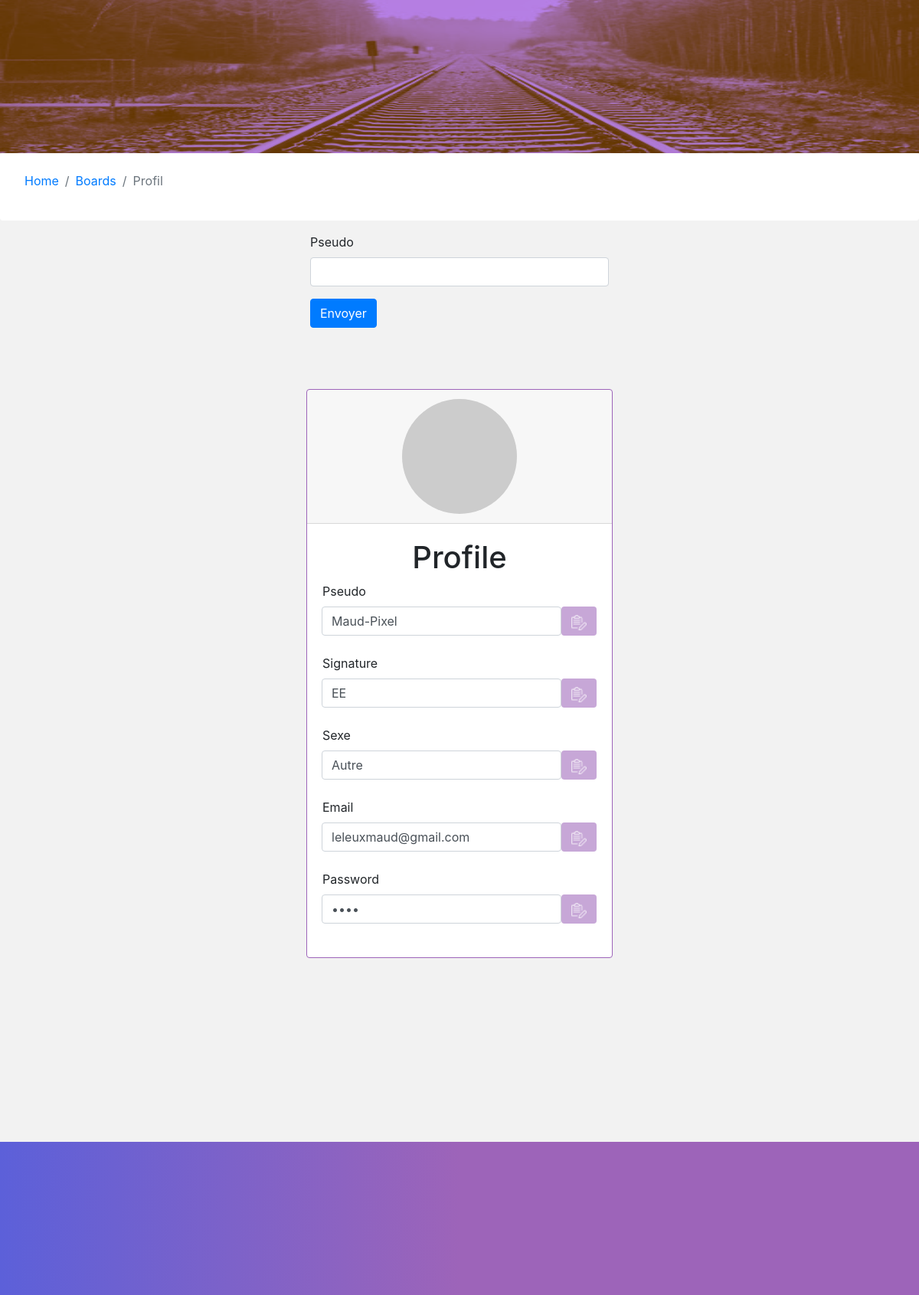
The app's page /View/profil.php?nickname=Maud-Pixel with its own data.
### tables this page shows
CREATE TABLE `users` (
  `id` int(11) NOT NULL,
  `nickname` varchar(50) NOT NULL,
  `signature` varchar(50) DEFAULT NULL,
  `gender` varchar(20) NOT NULL,
  `gravatar` tinyint(1) NOT NULL DEFAULT '0',
  `is_connected` tinyint(1) DEFAULT '0',
  `email` varchar(150) NOT NULL,
  `password` varchar(50) NOT NULL,
  `position` varchar(20) NOT NULL DEFAULT 'Membre',
  `topic_id` int(11) DEFAULT NULL,
  `message_id` int(11) DEFAULT NULL
);

### View/profil.php (the view, shortened to what this page needs)
<!DOCTYPE html>
<html lang="en">
<head>
    <link rel="stylesheet" href="https://cdn.jsdelivr.net/npm/bootstrap@4.5.3/dist/css/bootstrap.min.css">
    <link rel="stylesheet" href="style_test.css">
</head>
<body>
    <div class="container-fluid">
        <div class="row header">
            <img class="img-fluid image-header" src="../images/rail_duotone.png" alt="image header rail train" style="width: 100%; height: 100%;">
        </div>
        <div class="row breadcrumb">
            <nav aria-label="breadcrumb container-fluid">
                <ol class="breadcrumb">
                <li class="breadcrumb-item"><a href="inscription.php">Home</a></li>
                <li class="breadcrumb-item"><a href="inscription_post.php">Boards</a></li>
                <li class="breadcrumb-item active" aria-current="page">Profil</li>
                </ol>
            </nav>
        </div>
        <div class="row no-gutters d-flex">
                <div class="col"></div>
                <div class="col-4">
                    <form class="align-item-center" method="get" action="profil.php">
                        <div class="form-group">
                            <label for="nickname">Pseudo</label>
                            <input type="text" class="form-control" id="nickname" name="nickname">
                        </div>
                        <button type="submit" class="btn btn-primary">Envoyer</button>
                    </form>
                </div>
                <div class="col"></div>
            </div>
    <?php
        $host = "localhost";
        $dbname = "forum";
        $user = "root";
        $pass = "root";
        $nickname = $_GET["nickname"];
        try{
            if (isset($_GET['nickname']))
            {
                $db = new PDO("mysql:host=$host;dbname=$dbname", $user, $pass);
                $db->setAttribute(PDO::ATTR_ERRMODE, PDO::ERRMODE_EXCEPTION);
                $req = $db->prepare('SELECT * FROM users WHERE nickname = :nickname');
                $req->execute(array('nickname' => $nickname ));
                while($data = $req->fetch())
                {
                $avatar= "http://2.gravatar.com/avatar/".md5($data['email'])."?s=100&";
    ?>
        <div class="row content row-content justify-content-center ">
            <div class="card">
                <div class="card-header d-flex justify-content-center">
                    <img class="card-img-top img-fluid card-profil " src=<?php echo $avatar ?> alt="avatar" style="width: 150px;">
                </div>
                <div class="card-body">
                    <p class="h1">Profile</p>
                    <form method="post" action="inscription_update.php">
                        <div class="form-group" >
                            <label for="nickname">Pseudo</label>
                                <div class="input-group-append">
                                <input type="text" class="form-control" id="nickname" value="<?php echo $data['nickname'] ?>" name="nickname">
                                <button type="submit" class="btn btn-update mb-2"><img class="img-edit"src="../images/edit.png"></button>
                            </div>
                        </div>
                        <div class="form-group" >
                            <label for="signature">Signature</label>
                            <div class="input-group-append">
                                <input type="text" class="form-control" id="signature" value="<?php echo $data['signature'] ?>" name="signature">
                                <button type="submit" class="btn btn-update mb-2"><img class="img-edit"src="../images/edit.png"></button>
                            </div>
                        </div>
                        <div class="form-group">
                            <label for="gender">Sexe</label>
                            <div class="input-group-append">
                                <input type="text" class="form-control" id="gender" value="<?php echo $data['gender'] ?>" name="gender">
                                <button type="submit" class="btn btn-update mb-2"><img class="img-edit"src="../images/edit.png"></button>
                            </div>
                        </div>
                        <div class="form-group">
                            <label for="email">Email</label>
                            <div class="input-group-append">
                                <input type="email" class="form-control" id="email" value="<?php echo $data['email'] ?>" name="email">
                                <button type="submit" class="btn btn-update mb-2"><img class="img-edit"src="../images/edit.png"></button>
                            </div>
                        </div>
                        <div class="form-group">
                            <label for="password">Password</label>
                            <div class="input-group-append">
                                <input type="password" class="form-control" id="password" value="<?php echo $data['password'] ?>" name="password">
                                <button type="submit" class="btn btn-update mb-2"><img class="img-edit"src="../images/edit.png"></button>
                            </div>
                        </div>
                    </form>
                </div>
            </div>
        </div>
    </div>
    <?php
                 }
            }
        }
        catch(PDOException $e){
            echo "Erreur : " . $e->getMessage();
        }
        ?>
    <div class="row-fluid footer">
    </div>
    </body>
</html>

### View/style_test.css (style rules this page uses)
ul, li { text-decoration: none; list-style: none; }
.breadcrumb { background-color: white; }
.header { height: 200px; background-color: #9abdf5; }
.card { background-color:white; min-width: 400px; max-width: 1500px; margin-bottom: 20vh; border : 1px solid #9D64B9; }
.img-edit { background-color: #c7a7d7; width: 20px; }
.input-group-text, .btn-update { background-color: #c7a7d7; }
.h1 { text-align: center; }
.card-profil, .message-photo { border-radius: 100%; }
.footer { width: 100%; height: 200px; background: linear-gradient(90deg, rgba(92,96,217,1) 0%, rgba(157,100,185,1) 50%); margin-bottom: 0; }
.row-content { background-color: #f2f2f2; margin-top: 10vh; margin-bottom: 10vh; }
body { background-color:#f2f2f2; }

### records on screen
users: nickname "Maud-Pixel", signature "EE", gender "Autre", email "leleuxmaud@gmail.com"
